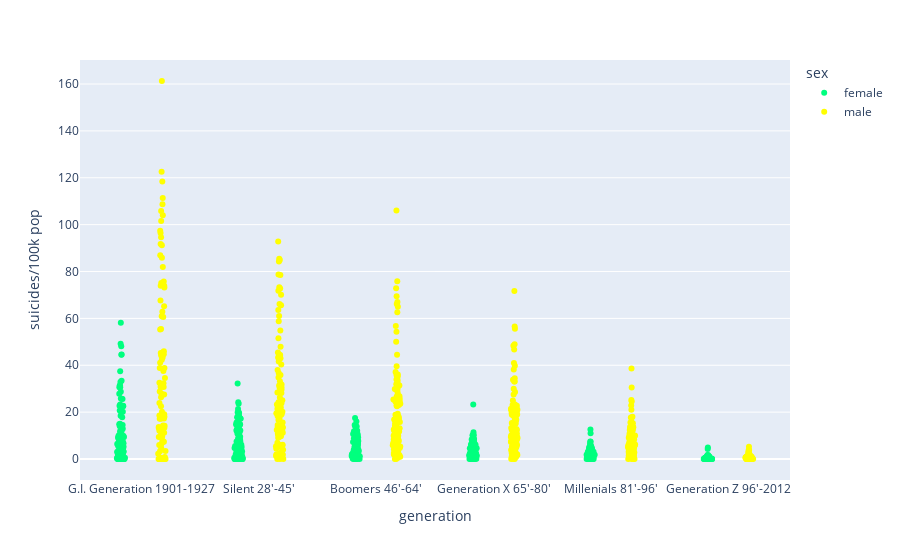

Notebook source saved alongside this figure:
### Markdown cell above
## Playing with Color

You can see all of [Plotly's Colors](https://community.plotly.com/t/plotly-colours-list/11730/3).

### Code cell
stripfig = px.strip(
    data_frame=df,
    x="generation",
    y="suicides/100k pop",
    # reorder categories
    category_orders={"generation":["G.I. Generation 1901-1927","Silent 28'-45'","Boomers 46'-64'", "Generation X 65'-80'","Millenials 81'-96'","Generation Z 96'-2012"]},
    hover_data=['country'],        # values appear as extra data in the hover tooltip
    color="sex",
    color_discrete_sequence=["springgreen","yellow"],             # set specific marker colors for discrete values
)
pio.show(stripfig)

### Figure 1 — Plotly figure (JSON) as saved in the notebook; plotly's stock layout.template omitted (floating-point values rounded to 4 significant figures; data arrays with more than 128 entries replaced by an {"elided": "..."} marker saying what was removed)
{"data": [{"alignmentgroup": "True", "boxpoints": "all", "customdata": {"elided": "590x1 str values"}, "fillcolor": "rgba(255,255,255,0)", "hoveron": "points", "hovertemplate": "sex=female<br>generation=%{x}<br>suicides/100k pop=%{y}<br>country=%{customdata[0]}<extra></extra>", "legendgroup": "female", "line": {"color": "rgba(255,255,255,0)"}, "marker": {"color": "springgreen"}, "name": "female", "offsetgroup": "female", "orientation": "v", "pointpos": 0, "showlegend": true, "type": "box", "x": {"elided": "590 str values"}, "x0": " ", "xaxis": "x", "y": {"elided": "590 float values"}, "y0": " ", "yaxis": "y"}, {"alignmentgroup": "True", "boxpoints": "all", "customdata": {"elided": "590x1 str values"}, "fillcolor": "rgba(255,255,255,0)", "hoveron": "points", "hovertemplate": "sex=male<br>generation=%{x}<br>suicides/100k pop=%{y}<br>country=%{customdata[0]}<extra></extra>", "legendgroup": "male", "line": {"color": "rgba(255,255,255,0)"}, "marker": {"color": "yellow"}, "name": "male", "offsetgroup": "male", "orientation": "v", "pointpos": 0, "showlegend": true, "type": "box", "x": {"elided": "590 str values"}, "x0": " ", "xaxis": "x", "y": {"elided": "590 float values"}, "y0": " ", "yaxis": "y"}], "layout": {"boxmode": "group", "legend": {"title": {"text": "sex"}, "tracegroupgap": 0}, "margin": {"t": 60}, "xaxis": {"anchor": "y", "categoryarray": ["G.I. Generation 1901-1927", "Silent 28'-45'", "Boomers 46'-64'", "Generation X 65'-80'", "Millenials 81'-96'", "Generation Z 96'-2012"], "categoryorder": "array", "domain": [0, 1], "title": {"text": "generation"}}, "yaxis": {"anchor": "x", "domain": [0, 1], "title": {"text": "suicides/100k pop"}}}}
